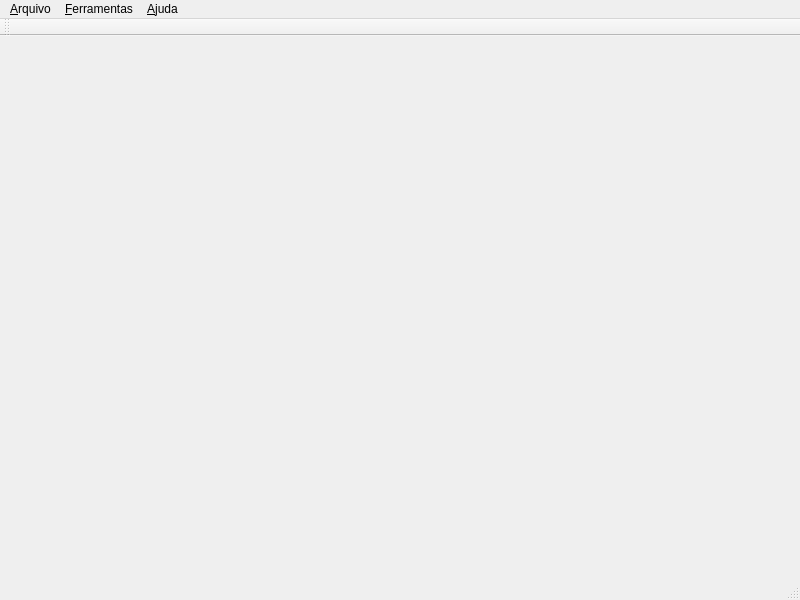
<?xml version="1.0" encoding="UTF-8"?>
<ui version="4.0">
 <class>MainWindow</class>
 <widget class="QMainWindow" name="MainWindow">
  <property name="geometry">
   <rect>
    <x>0</x>
    <y>0</y>
    <width>800</width>
    <height>600</height>
   </rect>
  </property>
  <property name="windowTitle">
   <string>Help Me Now</string>
  </property>
  <widget class="QWidget" name="centralWidget"/>
  <widget class="QMenuBar" name="menuBar">
   <property name="geometry">
    <rect>
     <x>0</x>
     <y>0</y>
     <width>800</width>
     <height>27</height>
    </rect>
   </property>
   <widget class="QMenu" name="menu_Arquivo">
    <property name="title">
     <string>&amp;Arquivo</string>
    </property>
    <addaction name="action_Sair"/>
   </widget>
   <widget class="QMenu" name="menu_Ajuda">
    <property name="title">
     <string>&amp;Ajuda</string>
    </property>
    <addaction name="action_Sobre"/>
   </widget>
   <widget class="QMenu" name="menu_FErramentas">
    <property name="title">
     <string>&amp;Ferramentas</string>
    </property>
    <addaction name="action_Abrir_Chamado"/>
   </widget>
   <addaction name="menu_Arquivo"/>
   <addaction name="menu_FErramentas"/>
   <addaction name="menu_Ajuda"/>
  </widget>
  <widget class="QToolBar" name="mainToolBar">
   <attribute name="toolBarArea">
    <enum>TopToolBarArea</enum>
   </attribute>
   <attribute name="toolBarBreak">
    <bool>false</bool>
   </attribute>
  </widget>
  <widget class="QStatusBar" name="statusBar"/>
  <action name="action_Sair">
   <property name="text">
    <string>&amp;Sair</string>
   </property>
   <property name="shortcut">
    <string>Ctrl+Q</string>
   </property>
  </action>
  <action name="action_Sobre">
   <property name="text">
    <string>&amp;Sobre...</string>
   </property>
  </action>
  <action name="action_Abrir_Chamado">
   <property name="text">
    <string>&amp;Abrir Chamado...</string>
   </property>
  </action>
 </widget>
 <layoutdefault spacing="6" margin="11"/>
 <resources/>
 <connections>
  <connection>
   <sender>action_Sair</sender>
   <signal>triggered()</signal>
   <receiver>MainWindow</receiver>
   <slot>close()</slot>
   <hints>
    <hint type="sourcelabel">
     <x>-1</x>
     <y>-1</y>
    </hint>
    <hint type="destinationlabel">
     <x>199</x>
     <y>149</y>
    </hint>
   </hints>
  </connection>
 </connections>
</ui>
